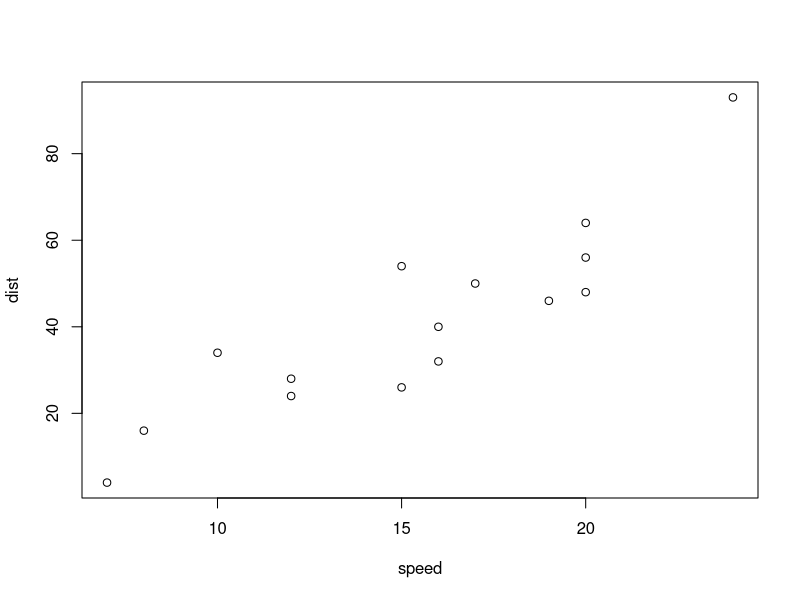

This figure's R source: (Note: this script raises an error after producing the figure.)
## ---- chunk 1
library(knitr, quietly = TRUE)
opts_chunk$set(size = "small",
               comment = "#",
               tidy = FALSE,
               fig.align = "center"
               )
## ---- chunk 2
## Dessa forma, temos 3 x 4 = 12 UEs. Associamos os valores de 1 a 12
## para cada UE, e sorteamos os níveis dos fatores para cada uma
nf <- 3
r <- 4
n <- nf * r
fator <- rep(c("A", "B", "C"), each = r)
set.seed(123)
(DIC <- data.frame(UE = 1:n, Fator = sample(fator)))
## Croqui do experimento
matrix(DIC$Fator, ncol = nf, dimnames = list(1:r, 1:nf))
## ---- chunk 3
## Nesse caso, temos 6 x 4 = 24 UEs. Associamos os valores de 1 a 24
## para cada UE, e alocamos cada 6 UEs em cada um dos 4 blocos. Os
## níveis dos fatores devem ser sorteados dentro de cada bloco
nf <- 6
b <- 4
n <- nf * b
fator <- rep(LETTERS[1:6], each = b)
blocos <- rep(c("I", "II", "III", "IV"), each = nf)
set.seed(123)
(DBC <- data.frame(UE = 1:n, Blocos = blocos, Fator = sample(fator)))
## Está certo o que foi feito até aqui?
set.seed(123)
(DBC <- data.frame(UE = 1:n, Blocos = blocos,
                   Fator = as.vector(
                       replicate(b, sample(unique(fator)))
                   )))
## Croqui do experimento
matrix(DBC$Fator, ncol = b, dimnames = list(1:nf, paste("Bloco", 1:b)))
## ---- chunk 4
## Nesse caso temos 2 níveis A x 2 níveis B  = 4 possibilidades de
## combinação. Criamos os níveis dos fatores e fazemos todas as
## combinações possíveis. Depois aleatorizamos as combinações para cada
## UE.
a <- 2
b <- 2
r <- 1 # sem repetição
n <- a * b * r
fatores <- expand.grid(A = c("A1", "A2"),
                       B = c("B1", "B2"))
fatores$AB <- paste(fatores$A, fatores$B, sep = ":")
fatores
set.seed(123)
(DICf <- data.frame(UE = 1:n, Fatores = sample(fatores$AB)))
table(DICf$Fatores)
## Croqui para este experimento
matrix(DICf$Fatores, ncol = a*b,
       dimnames = list(1:r, 1:(a*b)))
## ---- chunk 5
a <- 2
b <- 2
r <- 4
n <- a * b * r
fatores <- expand.grid(A = rep(c("A1", "A2"), each = a),
                       B = rep(c("B1", "B2"), each = b))
fatores$AB <- paste(fatores$A, fatores$B, sep = ":")
fatores
set.seed(123)
(DICf <- data.frame(UE = 1:n, Fatores = sample(fatores$AB)))
table(DICf$Fatores)
## Croqui para este experimento
matrix(DICf$Fatores, ncol = a*b,
       dimnames = list(1:r, 1:(a*b)))
## ---- chunk 6
## Um exemplo com cars
set.seed(123)
(carros <- cars[sample(1:nrow(cars), size = 15), ])
plot(dist ~ speed, data = carros)
model.matrix(dist ~ speed, data = carros)
## Um fator com 3 níveis e 4 repetições
fator <- rep(c("A", "B", "C"), each = 4)
model.matrix(~fator)
## ---- chunk 7
## Fator com 3 níveis e 4 repetições
fator <- factor(rep(c("A", "B", "C"), each = 4))
## Cria a matriz do modelo sem nenhuma restrição
X <- matrix(0, nrow = 12, ncol = 3)
X[cbind(seq_along(fator), fator)] <- 1
(X <- cbind(1, X))
## X'
Xt <- t(X)
## X'X
(Xt %*% X)
## (X'X)^-1
solve(Xt %*% X)
## Impondo uma restrição: remove a coluna do primeiro nível -
## equivalente a zerar o primeiro nível do fator
(X <- X[, -2])
## X'
Xt <- t(X)
## X'X
Xt %*% X
## (X'X)^-1
solve(Xt %*% X)
MASS::fractions(solve(Xt %*% X))
